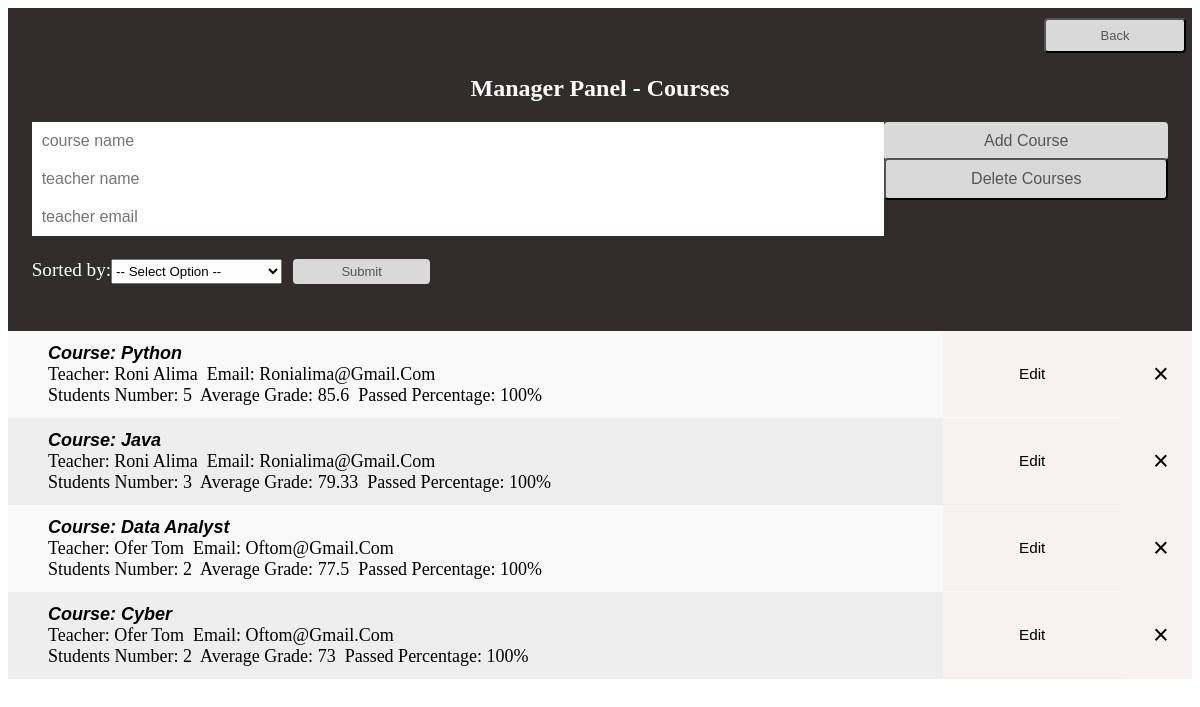
Screenshot of /manager/manage_courses (signed in) with the database file from the repository.
### tables this page shows
CREATE TABLE courses(CourseName TEXT UNIQUE,             TeacherName TEXT NOT NULL,             TeacherEmail TEXT NOT NULL,             StudentsNumber INTEGER NOT NULL,             AverageGrade INTEGER NOT NULL,             PassedPercentage INTEGER NOT NULL,             CONSTRAINT MY_Check CHECK(CourseName !=''             AND TeacherName !=''             AND TeacherEmail !=''             AND StudentsNumber >= 0             AND AverageGrade >= 0 AND AverageGrade <= 100             AND PassedPercentage >= 0 AND PassedPercentage <= 100));

### app.py (the view)
@app.route("/manager/manage_courses")
def manage_courses():
    try:
        course = Courses()
        return render_template("manage_courses.html", courses = course.courses)
    except:
        return render_template("manage_courses.html")

### app.py (called while the page is built)
def is_logged_in():
    return 'username' in session

@app.before_request
def auth():
    if not is_logged_in() and request.endpoint not in unauthorized_paths:
        return redirect(url_for('login'))

### modules/course.py (called while the page is built)
    def create_courses_table(self):
        with sqlite3.connect(DB_FILE_NAME) as conn:
            mycursor = conn.cursor()
            mycursor.execute("CREATE TABLE IF NOT EXISTS \
            courses(CourseName TEXT UNIQUE, \
            TeacherName TEXT NOT NULL, \
            TeacherEmail TEXT NOT NULL, \
            StudentsNumber INTEGER NOT NULL, \
            AverageGrade INTEGER NOT NULL, \
            PassedPercentage INTEGER NOT NULL, \
            CONSTRAINT MY_Check CHECK(CourseName !='' \
            AND TeacherName !='' \
            AND TeacherEmail !='' \
            AND StudentsNumber >= 0 \
            AND AverageGrade >= 0 AND AverageGrade <= 100 \
            AND PassedPercentage >= 0 AND PassedPercentage <= 100))")

    def create_courses(self):
        self.courses_obj = []
        self.courses = []
        with sqlite3.connect(DB_FILE_NAME) as conn:
            mycursor = conn.cursor()
            courses_data = [c for c in mycursor.execute("SELECT * FROM courses")]
            for c in courses_data:
                self.courses_obj.append(Course(name = c[0], teacher_name = c[1], teacher_email = c[2], students_number = c[3], average_grade = c[4], passed_percentage = c[5]))
            for c in self.courses_obj:
                self.courses.append((c.name, c.teacher_name, c.teacher_email, c.students_number, c.average_grade, c.passed_percentage))
        return self.courses

    def update_courses(self, course_name, column, val):
        with sqlite3.connect(DB_FILE_NAME) as conn:
            mycursor = conn.cursor()
            mycursor.execute(f"UPDATE courses SET '{column}' = '{val}' WHERE CourseName = '{course_name}'")
            conn.commit()

    def courses_members(self):
        course_members = {}
        for student1 in self.students:
            names = []
            for student2 in self.students:
                if student1.course == student2.course:
                   names.append(student2.name)
            course_members[student1.course] = (names)
        return dict(sorted(course_members.items()))

### modules/student.py (called while the page is built)
    def list_of_students(self):
        temp_list = []
        for student in self.students_obj:
            temp_list.append(student.name)
            self.students_list = sorted(temp_list)
        return self.students_list

### templates/manage_courses.html (shortened to what this page needs)
<!DOCTYPE html>
<html lang="en">
<head>
     <link rel="stylesheet" href="../static/style.css">
</head>
<body>
     <div class="header">
          <h2>Manager Panel - Courses</h2>
          <form action="/manage_courses/add_course" method="POST">
               <input type="text" name="course_name" placeholder="course name" autofocus>
               <input type="submit" value="Add Course" class="IButton">
               <input type="text" name="teacher_name" placeholder="teacher name">
               <a href="/manage_courses/delete_courses"><button type="button" class="RButton">Delete Courses</button></a>
               <input type="email" name="teacher_email" placeholder="teacher email">
          </form>
          <a href="/manager"><button type="button" class="TButton">Back</button></a>
          <form action="/manage_courses/sorting_courses" method="POST">
               <div class="sorting">
               <label for="sort">Sorted by:</label>
               <select name="sortedby" id="sort">
                    <option value="Select">-- Select Option --</option>
               </select>
               <input type="submit" value="Submit" class="SButton">
               </div>
          </form>
     </div>
     <ul>
          {% for name, teacher_name, teacher_email, students_number, average_grade, passed_percentage in courses %}
               <div>
               <form action="/manage_courses/delete_course" method="POST">
                    <a class="bold">Course: {{name}}</a><br>
                    <a>Teacher: {{teacher_name}}&nbsp</a>
                    <a>Email: {{teacher_email}}</a><br>
                    <a>Students Number: {{students_number}}&nbsp</a>
                    <a>Average Grade: {{average_grade}}&nbsp</a>
                    <a>Passed Percentage: {{passed_percentage}}%</a>
                    <input style="padding: 28px 32px 28px 32px;" type="submit" value="&#215;" class="close">
               </form>
               <form action="/manager/manage_courses/edit_c" method="POST">
                    <input style="padding: 34px 38px 34px 38px;" type="submit" value="Edit" class="edit">
               </form>
               </div>
          {% endfor %}
     </ul>
</body>
</html>

### static/style.css (style rules this page uses)
* { box-sizing: border-box; }
ul { list-style-type: none; padding: 0; margin: 0; }
ul div { cursor: pointer; position: relative; padding: 12px 8px 12px 40px; background: #eee; font-size: 18px; transition: 0.2s; }
ul div:nth-child(odd) { background: #f9f9f9; }
.header { position: relative; background-color: #312d2d; padding: 4% 2%; color: white; text-align: center; }
.header:after { content: ""; display: table; clear: both; }
input { margin: 0; border: none; border-radius: 0; width: 75%; padding: 10px; float: left; font-size: 16px; }
.IButton { padding: 10px; width: 25%; background: #d9d9d9; color: #555; float: right; text-align: center; font-size: 16px; cursor: pointer; transition: 0.3s; border-radius: 4px; }
.SButton { padding: 5px; width: 12%; margin-left: 1%; background: #d9d9d9; color: #555; text-align: center; font-size: 13px; cursor: pointer; transition: 0.3s; border-radius: 4px; }
.RButton { margin-top: -2px; padding: 10px; width: 25%; background: #d9d9d9; color: #555; float: right; text-align: center; font-size: 16px; cursor: pointer; transition: 0.3s; border-radius: 4px; }
.TButton { position: absolute; right: 0.5%; top: 3%; padding: 8px; width: 12%; background: #d9d9d9; color: #555; text-align: center; font-size: 13px; cursor: pointer; transition: 0.3s; border-radius: 4px; }
.bold { font-weight: bold; font-style: italic; font-family: Arial, Helvetica, sans-serif; }
.close { position: absolute; right: 0; top: 0; width: 6%; background: rgb(247, 241, 241); font-size: 150%; padding: 17px 20px 17px 20px; }
.sorting { display: flex; position: relative; float: left; width: 100%; margin-left: 0; margin-top: 2%; font-size: 120%; }
.edit { position: absolute; right: 6%; top: 0; width: 15%; font-size: 85%; background: rgb(247, 241, 241); padding: 24px 26px 24px 26px; }

### rows the page displays
courses: CourseName "Python", TeacherName "Roni Alima", TeacherEmail "Ronialima@Gmail.Com", StudentsNumber "5", AverageGrade "85.6", PassedPercentage "100"
courses: CourseName "Java", TeacherName "Roni Alima", TeacherEmail "Ronialima@Gmail.Com", StudentsNumber "3", AverageGrade "79.33", PassedPercentage "100"
courses: CourseName "Data Analyst", TeacherName "Ofer Tom", TeacherEmail "Oftom@Gmail.Com", StudentsNumber "2", AverageGrade "77.5", PassedPercentage "100"
courses: CourseName "Cyber", TeacherName "Ofer Tom", TeacherEmail "Oftom@Gmail.Com", StudentsNumber "2", AverageGrade "73", PassedPercentage "100"
